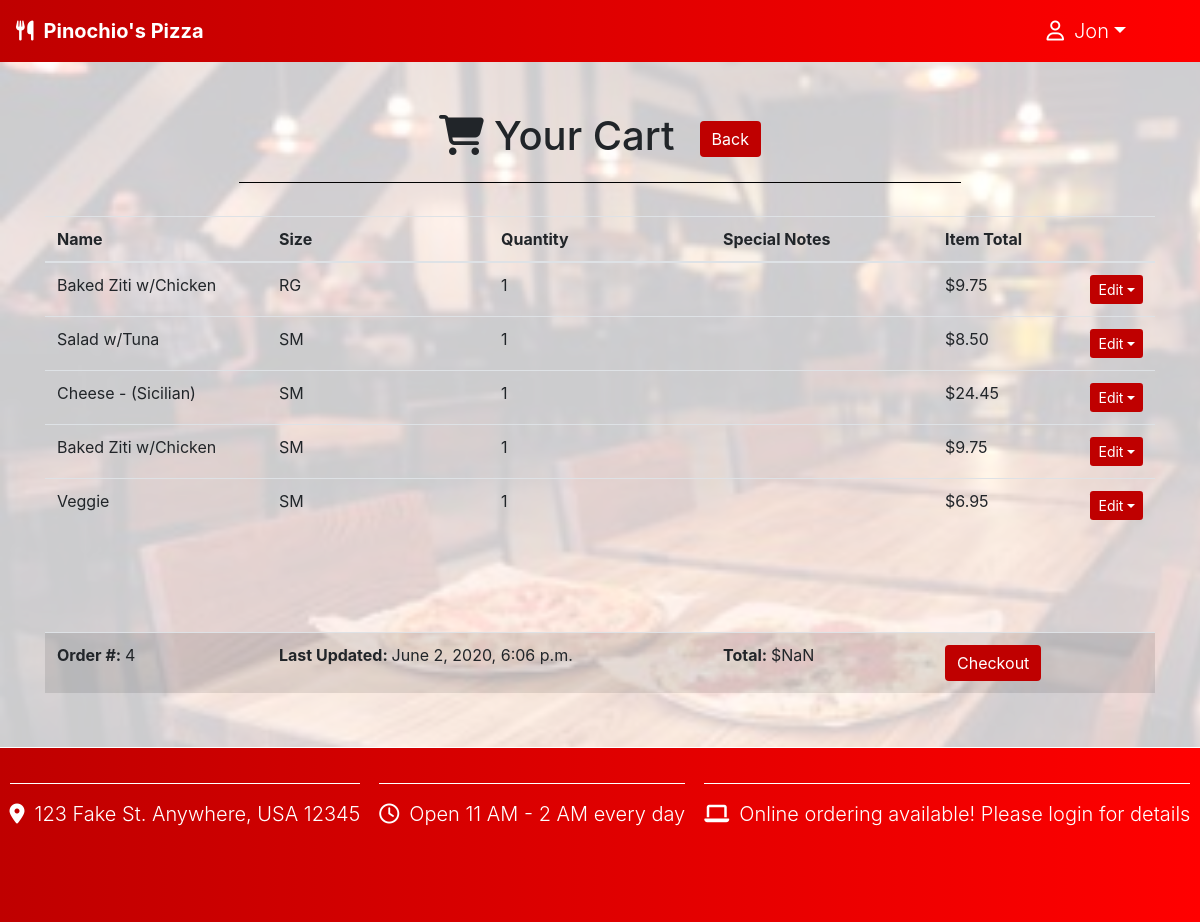
Page /viewCart (signed in) on the earlier database version.
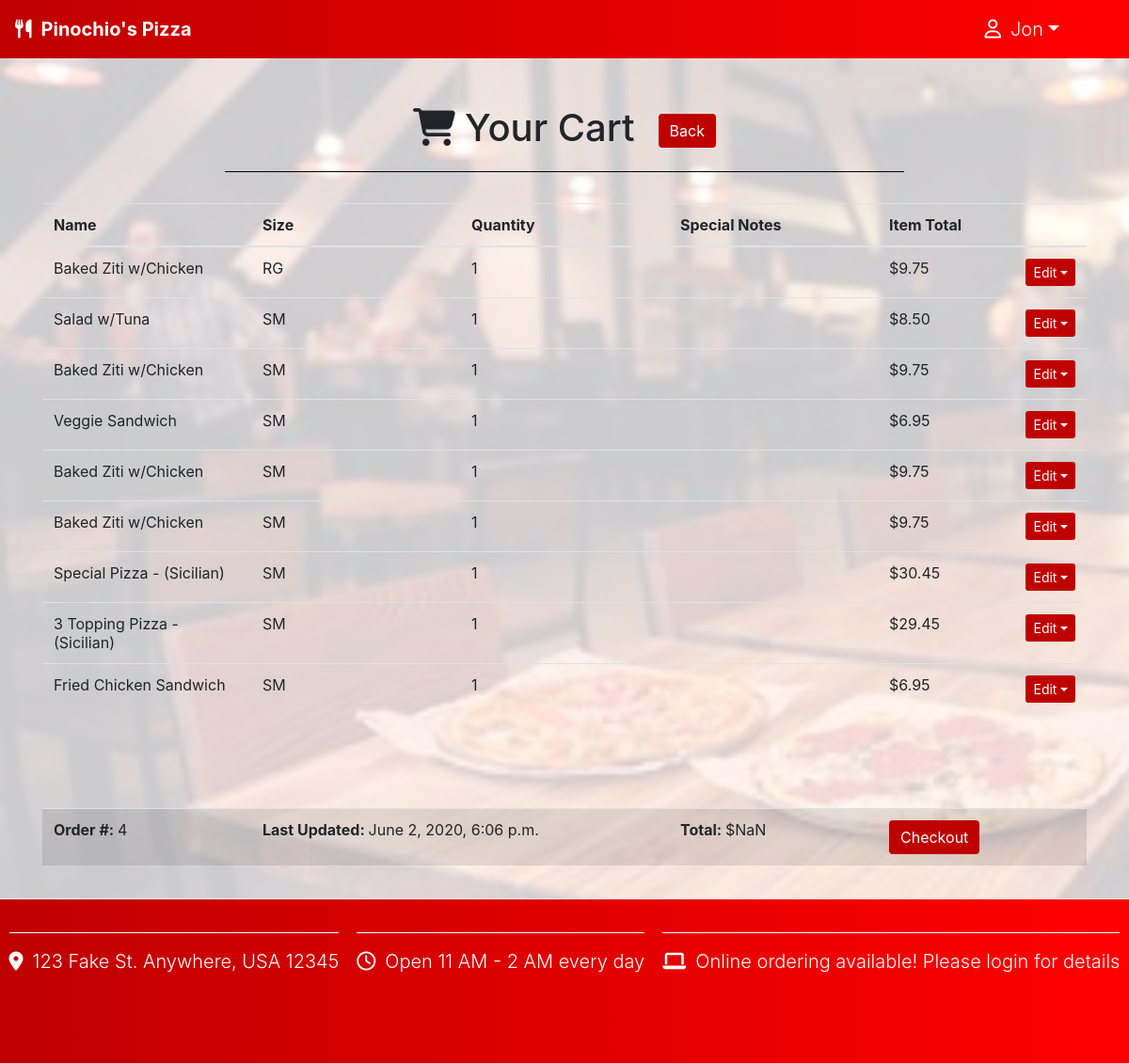
Same page on the later database version.
### orders/models.py (models this page shows, shortened)
class OrderDetail(models.Model):
    order = models.ForeignKey(Order, on_delete=models.CASCADE)
    item = models.ForeignKey(MenuItem, on_delete=models.CASCADE)
    ITEM_SIZES = [
    ('SM', "Small"),
    ('LG', "Large")
    ]
    size = models.CharField(max_length=2, blank=True, choices=ITEM_SIZES)
    quantity = models.IntegerField(default=1)
    toppings = models.ManyToManyField(PizzaTopping, blank=True)
    sandwichToppings = models.ManyToManyField(CheesesteakTopping, blank=True)
    extraCheese = models.BooleanField(default=False)
    total = models.DecimalField(max_digits=4, decimal_places=2, default=0.0)
    notes = models.CharField(max_length=64, blank=True)
    def updateTotal(self):
        self.total = self.item.priceLarge * self.quantity if self.size == 'LG' else self.item.priceSmall * self.quantity
        self.save()
        return self.total

class MenuItem(models.Model):
    name = models.CharField(max_length=30)
    priceSmall = models.DecimalField(max_digits=4, decimal_places=2, default=0.0)
    priceLarge = models.DecimalField(max_digits=4, decimal_places=2, default=0.0)
    PIZZA_STYLES = [
        ('NML', "Normal"),
        ('SCL', "Sicilian")
    ]
    pizzaStyle = models.CharField(max_length=3, choices=PIZZA_STYLES, blank=True)
    pizzaToppingsCount = models.IntegerField(default=0)
    category = models.ForeignKey(Category, on_delete=models.CASCADE)
    def __str__(self):
        if self.pizzaStyle != '':
            return f"{self.name} - ({self.get_pizzaStyle_display()})"
        else:
            return f"{self.name}"

class Order(models.Model):
    id = models.AutoField(primary_key=True)
    user = models.ForeignKey(settings.AUTH_USER_MODEL, on_delete=models.CASCADE)
    created = models.DateTimeField(auto_now_add=True)
    lastUpdated = models.DateTimeField(auto_now=True)
    items = models.ManyToManyField(MenuItem, blank=True, through='OrderDetail')
    completed = models.BooleanField(default=False)
    total = models.DecimalField(max_digits=6, decimal_places=2, default=0.0)
    def updateTotal(self):
        order_items = OrderDetail.objects.filter(order = self.id).all()
        self.total = order_items.aggregate(Sum('total'))['total__sum'] if len(order_items) > 0 else 0.0
        self.save()
        return self.total

### orders/views.py (the view)
# urls.py: path("viewCart", viewCart.as_view(), name="viewCart"),
class viewCart(ListView):
    template_name = "orders/viewCart.html"
    def get_queryset(self):
        try:
            currentOrder = Order.objects.get(user=self.request.user, completed=False)
        except Order.DoesNotExist:
            currentOrder = None
        return OrderDetail.objects.filter(order = currentOrder)
    def get_context_data(self, **kwargs):
        context = super().get_context_data(**kwargs)
        currentOrder = Order.objects.get(user=self.request.user, completed=False)
        context["paymentPrice"] = currentOrder.total * 100
        return context

### orders/templates/orders/viewCart.html (shortened to what this page needs)
{% extends 'base.html' %}
{% load static %}
{% block body %}
<h1 class="specialHeader"><i class="fas fa-shopping-cart"></i>Your Cart<button class="btn btn-primary">Back</button></h1>
  <table class="table" id="cartDisplay">
    <thead>
        <tr>
        <th>Name</th>
        <th>Size</th>
        <th>Quantity</th>
        <th>Special Notes</th>
        <th>Item Total</th>
        </tr>
    </thead>
    {% if object_list %}
    <tbody>
      {% for detail in object_list %}
      <tr>
        <td>{{ detail.item }}</td>
        {% if detail.size %}
        <td>{{ detail.size }}</td>
        {% else %}
        <td>RG</td>
        {% endif %}
        <td>{{ detail.quantity }}</td>
        <td>{{ detail.notes }}</td>
        <td>${{ detail.updateTotal }}<div id="itemEditOptions" class="dropdown">
          <button class="btn btn-primary dropdown-toggle btn-sm" type="button" data-toggle="dropdown">Edit</button>
          </div>
        </td>
      </tr>
      {% endfor %}
      </tbody>
      <tfoot>
        <tr>
        <td id="orderNumber" data-order="{{ object_list.0.order.id }}"><b>Order #: </b>{{ object_list.0.order.id }}</td>
        <td colspan="2"><b>Last Updated: </b>{{ object_list.0.order.lastUpdated }}</td>
        <td><b>Total: </b><span id="orderTotalClean">$</span></td>
        <td><button class="btn btn-primary">Checkout</button></td>
        </tr>
      </tfoot>
  {% endif %}
  </table>
{% endblock %}

### templates/base.html (shortened to what this page needs)
{% load static %}
<html>
  <head>
    <link href="https://maxcdn.bootstrapcdn.com/bootstrap/4.1.3/css/bootstrap.min.css" rel="stylesheet">
    <link rel="stylesheet" href="{% static 'styles.css' %}">
  </head>
  <nav class="navbar navbar-expand-lg">
    <a class="navbar-brand lead" href="/"><i class="fas fa-utensils"></i>Pinochio's Pizza</a>
    <ul class="navbar-nav ml-auto">
      {% if user.username %}
      <div class="dropdown d-inline">
        <a class="nav-link dropdown-toggle lead" role="button" id="userDetails" data-toggle="dropdown"><i class="far fa-user"></i>{{ user.username }}</a>
      </div>
      {% endif %}
    </ul>
  </nav>
  <body>
    <div class="container">
    <div id="restaurant-pic"></div>
    {% block body %}
    {% endblock %}
    </div>
  </body>
  <footer>
    <div>
      <div class="footer-details"><p class="lead"><i class="fas fa-map-marker-alt"></i>123 Fake St. Anywhere, USA 12345</p></div>
      <div class="footer-details"><p class="lead"><i class="far fa-clock"></i>Open 11 AM - 2 AM every day</p></div>
      <div class="footer-details"><p class="lead"><i class="fas fa-laptop"></i>Online ordering available! Please login for details</p></div>
    </div>
  </footer>
</html>

### static/styles.css (style rules this page uses)
body, html { text-align: center; min-height: 100%; position: relative; }
.navbar { background-image: linear-gradient(to right, #bf0000, red); }
i { margin-right: 10px; }
.footer-details { height: 50%; }
.specialHeader button { margin-left: 25px; }
.container { min-height: 75vh; display: block; z-index: -1; }
footer div { height: 75%; border-top: 1px solid white; margin-top: 35px; display: flex; flex-flow: row wrap; justify-content: space-around; }
.footer-details > p { margin-top: 15px; }
.btn-primary { background-color: #bf0000; border: black; }
#restaurant-pic { position: absolute; top: 0; bottom: 0; right: 0; left: 0; width: 100%; height: 100%; opacity: .2; background-image: url("images/pizza_restaurant_photo.jpg"); background-size: cover; z-index: -1; }
footer { color: white; height: 175px; position: relative; bottom: 0; width: 100%; background-image: linear-gradient(to right, #bf0000, red); }
.navbar > a { color: white; font-weight: bold; }
#userDetails { color: white; margin-right: 50px; }
table { columns: 6; table-layout: fixed; }
tbody { display: none; }
tbody button { margin-left: 30px; }
.specialHeader { width: 65%; margin: 0 auto; margin-top: 50px; margin-bottom: 3%; border-bottom: 1px solid black; padding-bottom: 2%; }
tfoot > tr { background-color: rgba(0,0,0,.10); }
#cartDisplay tbody { display: table-row-group; }
tfoot::before { content: ''; display: block; height: 100px; }
#itemEditOptions { display: inline; float: right; }

Differences in the rows shown:
removed OrderDetail: item "Cheese - (Sicilian)", size "SM", quantity "1", updateTotal "24.45"
changed through a linked row, OrderDetail: item "Veggie" → "Veggie Sandwich"
added OrderDetail: item "Baked Ziti w/Chicken", size "SM", quantity "1", updateTotal "9.75"
added OrderDetail: item "Baked Ziti w/Chicken", size "SM", quantity "1", updateTotal "9.75"
added OrderDetail: item "Special Pizza - (Sicilian)", size "SM", quantity "1", updateTotal "30.45"
added OrderDetail: item "3 Topping Pizza - (Sicilian)", size "SM", quantity "1", updateTotal "29.45"
added OrderDetail: item "Fried Chicken Sandwich", size "SM", quantity "1", updateTotal "6.95"
